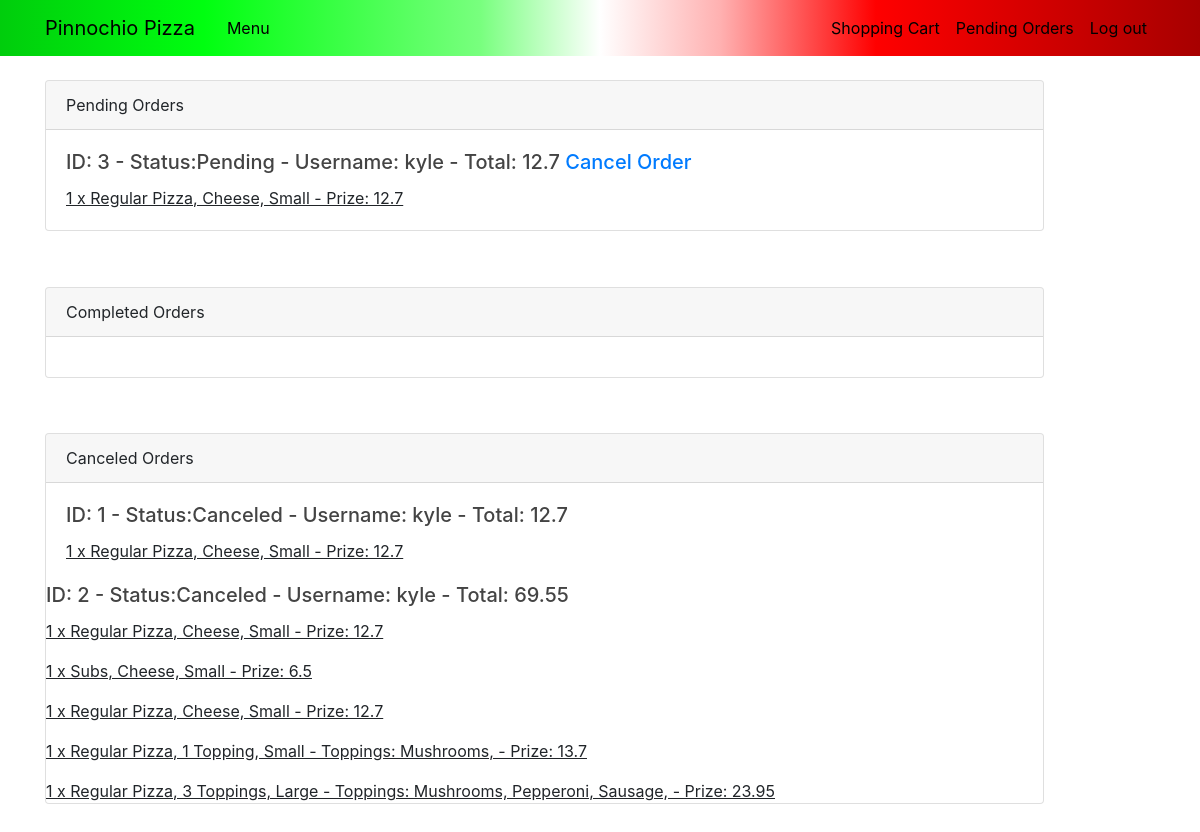
The page /orderlist (signed in) on the database its author committed.
### orders/models.py (models this page shows, shortened)
class Order(models.Model):
    status = models.CharField(max_length = 30, default = 'Open')
    user = models.ForeignKey(User, on_delete=models.CASCADE)
    def __str__(self):
        display = f"ID: {self.id} - Status:{self.status} - Username: {self.user} - Total: {self.total} "
        return display
    @property
    def total(self):
        total = 0
        for orderitem in self.orderitem_set.all():
            total += orderitem.cost
        return total

class OrderItem(models.Model):
    order = models.ForeignKey(Order, on_delete=models.CASCADE)
    menuitem = models.ForeignKey(MenuItem, on_delete=models.CASCADE)
    toppings = models.ManyToManyField(Topping)
    extras = models.ManyToManyField(Extra)
    quantity = models.IntegerField(default = 1)
    def __str__(self):
        display = f"{self.quantity} x {self.menuitem.type}, {self.menuitem.name}, {self.menuitem.size}"
        if self.toppings.count() > 0:
            display += " - Toppings: "
        for topping in self.toppings.all():
            display +=f" {topping.name},"
        if self.extras.count() > 0:
            display += " -  Extras: "
        for extra in self.extras.all():
            display +=f" {extra.name},"
        display += f" - Prize: {self.cost}"
        return display
    @property
    def cost(self):
        cost = self.menuitem.prize
        for extra in self.extras.all():
            cost += extra.prize
        cost = cost*self.quantity
        return cost

class MenuItem(models.Model):
    name = models.CharField(max_length = 30)
    size = models.CharField(max_length = 10)
    type = models.CharField(max_length = 30)
    prize = models.FloatField()
    num_toppings = models.IntegerField()

class Topping(models.Model):
    name = models.CharField(max_length = 30)

### orders/views.py (the view)
# urls.py: path("orderlist", views.orderlist, name="orderlist"),
def orderlist(request):
    pending_orders = Order.objects.filter(user = request.user, status = 'Pending').all()
    completed_orders = Order.objects.filter(user = request.user, status = 'Completed').all()
    canceled_orders = Order.objects.filter(user = request.user, status = 'Canceled').all()
    context = {'pending_orders' : pending_orders, 'completed_orders' : completed_orders, 'canceled_orders' : canceled_orders}
    return render(request, "orderlist.html", context)

### orders/templates/orderlist.html (shortened to what this page needs)
{% extends "layout.html" %}
{% load crispy_forms_tags %}
{% block body %}
<div class="card">
    <div class="card-header">
        Pending Orders
    </div>
    <div class="card-body">
        {% for order in pending_orders %}
      <h5 class="card-title">{{order}} <a href="cancel/{{order.id}}">Cancel Order</a></h5>
      {% for orderitem in order.orderitem_set.all %}
      <p class="card-text">{{orderitem}}</p>
      {% endfor %}
    </div>
    {% endfor %}
  </div>
<div id="sep">
<div class="card">
    <div class="card-header">
        Completed Orders
    </div>
    <div class="card-body">
  </div>
</div>
<div id="sep">
<div class="card">
    <div class="card-header">
        Canceled Orders
    </div>
    <div class="card-body">
        {% for order in canceled_orders %}
      <h5 class="card-title">{{order}}</h5>
      {% for orderitem in order.orderitem_set.all %}
      <p class="card-text">{{orderitem}}</p>
      {% endfor %}
    </div>
    {% endfor %}
  </div>
</div>
{% endblock %}

### orders/static/style.css (style rules this page uses)
body { background-image: url("./za.jpg"); height:100%; background-repeat: no-repeat; background-size: cover; margin-top: 5rem; background-attachment: fixed; }
h1, h2, h3, h4, h5, h6 { color: #444444; }

### orders/templates/orderlist.html (style rules this page uses)
.card { margin-top:5%; width:90%; background-color: grey; }
.card-body { width:100%; }
.card-text { text-decoration: underline; }

### rows shown on the page
Order: id+status+user "ID: 3 - Status:Pending - Username: kyle - Total: 12.7"
OrderItem: quantity+menuitem+id "1 x Regular Pizza, Cheese, Small - Prize: 12.7"
Order: id+status+user "ID: 1 - Status:Canceled - Username: kyle - Total: 12.7"
OrderItem: quantity+menuitem+id "1 x Regular Pizza, Cheese, Small - Prize: 12.7"
Order: id+status+user "ID: 2 - Status:Canceled - Username: kyle - Total: 69.55"
OrderItem: quantity+menuitem+id "1 x Regular Pizza, Cheese, Small - Prize: 12.7"
OrderItem: quantity+menuitem+id "1 x Subs, Cheese, Small - Prize: 6.5"
OrderItem: quantity+menuitem+id "1 x Regular Pizza, Cheese, Small - Prize: 12.7"
OrderItem: quantity+menuitem+id "1 x Regular Pizza, 1 Topping, Small - Toppings: Mushrooms, - Prize: 13.7"
OrderItem: quantity+menuitem+id "1 x Regular Pizza, 3 Toppings, Large - Toppings: Mushrooms, Pepperoni, Sausage, - Prize: 23.95"
